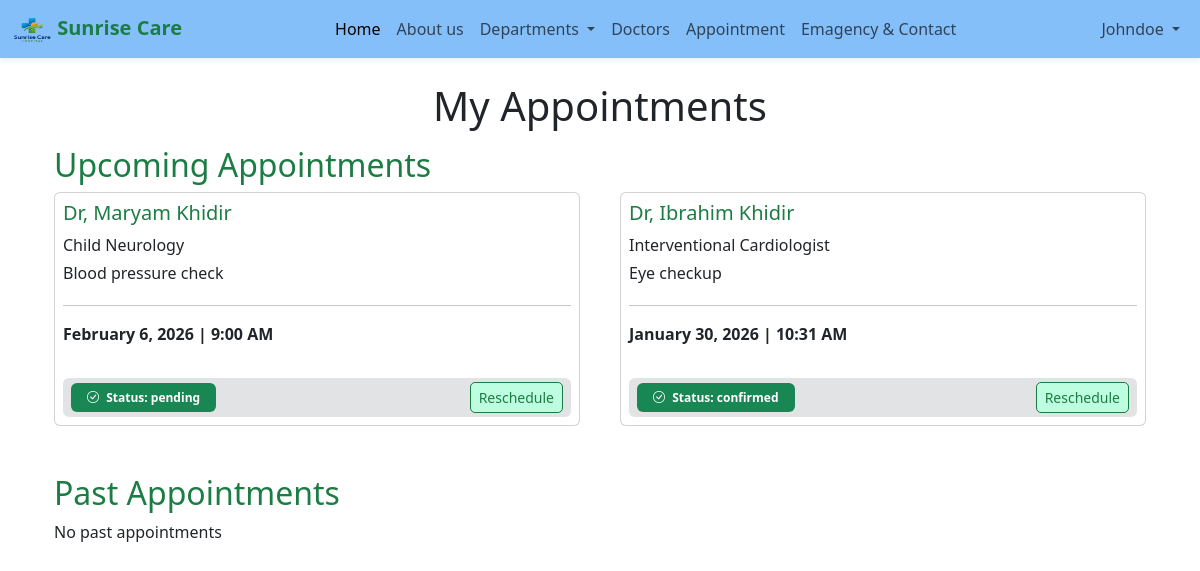
The app's page /dashboard/view_appointments/ (signed in) with its own data.
### core/models.py (models this page shows, shortened)
class User(AbstractUser):
    ROLE_CHOICES = (
        ('admin', 'Admin'),
        ('doctor', 'Doctor'),
        ('nurse', 'Nurse'),
        ('patient', 'Patient'),
    )
    role = models.CharField(max_length=20, choices=ROLE_CHOICES)
    phone = models.CharField(max_length=15, blank=True)
    address = models.TextField(blank=True)
    @property
    def is_doctor(self):
        return self.role == 'doctor'

class Appointment(models.Model):
    STATUS_CHOICES = (
        ('pending', 'Pending'),
        ('confirmed', 'Confirmed'),
        ('completed', 'Completed'),
        ('cancelled', 'Cancelled'),
    )
    patient = models.ForeignKey(Patient, on_delete=models.CASCADE)
    doctor = models.ForeignKey(Doctor, on_delete=models.CASCADE)
    appointment_date = models.DateField()
    appointment_time = models.TimeField()
    reason = models.TextField(blank=True)
    status = models.CharField(max_length=20, choices = STATUS_CHOICES, default='pending')
    created_at = models.DateTimeField(auto_now_add=True)

class Doctor(models.Model):
    user = models.OneToOneField(User, on_delete=models.CASCADE, limit_choices_to={'role': 'doctor'})
    department = models.ForeignKey(Department, on_delete=models.SET_NULL, null=True)
    photo = models.ImageField(
        upload_to='photos/')
    specialization = models.CharField(max_length=100)
    experience_years = models.PositiveIntegerField(default=0)

### dashboard/views.py (the view)
# urls.py: path('view_appointments/', views.view_appointments, name='view_appointments'),
@login_required
def view_appointments(request):
    user = request.user
    all_appointments = Appointment.objects.filter(patient__user=user).order_by('-created_at')
    upcoming_appointments = all_appointments.filter(status__in=['pending', 'confirmed'])
    past_appointments = all_appointments.filter(status__in=['completed', 'cancelled'])
    return render(request, 'view_appointments.html', {
        'upcoming_appointments': upcoming_appointments,
        'past_appointments': past_appointments
    })

### dashboard/templates/view_appointments.html (shortened to what this page needs)
{% extends 'base.html' %}
{% block content %}
<div class="container mt-4">
    <h1 class="text-center">My Appointments</h1>
  <div class="container view-appointments">
    <h2 class="mt-3">Upcoming Appointments</h2>
    <div class="row gap-3">
      {% for appt in upcoming_appointments %}
      <div class="col">
        <div class="card p-2">
          <h5>Dr, {{ appt.doctor.user.get_full_name }}</h5>
          <p class="mb-1">{{ appt.doctor.specialization }}</p>
          <p class="mb-1">{{ appt.reason }}</p><hr>
          <p class="fw-bold">{{ appt.appointment_date|date:"F j, Y" }} | {{ appt.appointment_time|time:"g:i A" }}</p>
          <div class="d-flex justify-content-between align-items-center mt-3 bg-secondary-subtle py-1 px-2 rounded-2">
            <span class="badge bg-success px-3 py-2">
              <i class="bi bi-check-circle me-1"></i>
              Status: {{appt.status}}
            </span>
            <button class=" btn status btn-sm">Reschedule</button>
          </div>
        </div>
      </div>
      {% empty %}
      <p>No upcoming appointments</p>
      {% endfor %}
    </div>
  </div>
  <div class="container view-appointments">
    <h2 class="mt-5">Past Appointments</h2>
    <div class="row">
      {% for appt in past_appointments %}
      <div class="col mb-3">
        <div class="card p-2">
          <h5>Dr, {{ appt.doctor.user.get_full_name }}</h5>
          <p class="mb-1">{{ appt.doctor.specialization }}</p><hr>
          <p class="fw-bold">{{ appt.appointment_date|date:"F j, Y" }} | {{ appt.appointment_time|time:"g:i A" }}</p>
          <div class="d-flex justify-content-between align-items-center mt-3 bg-secondary-subtle py-1 px-2 rounded-2">
            {% if appt.status == 'completed' %}
            <span class="badge bg-secondary px-3 py-2">
              <i class="bi bi-check-circle me-1"></i>
              Status: {{appt.status}}
            </span>
            {% elif appt.status == 'cancelled' %}
            <span class="badge bg-danger px-3 py-2">
            <i class="bi bi-check-circle me-1"></i>
              Status: {{appt.status}}
            </span>
            {% endif %}
            <button class=" btn status btn-sm">View details</button>
          </div>
        </div>
      </div>
      {% empty %}
      <p>No past appointments</p>
      {% endfor %}
    </div>
  </div>
</div>
{% endblock %}

### core/templates/base.html (shortened to what this page needs)
{% load static %}
<!DOCTYPE html>
<html lang="en">
<head>
    <link href="https://cdn.jsdelivr.net/npm/bootstrap@5.3.8/dist/css/bootstrap.min.css" rel="stylesheet">
    <link rel="stylesheet" href="{% static 'style.css' %}">
    <link rel="stylesheet" href="https://cdnjs.cloudflare.com/ajax/libs/font-awesome/7.0.1/css/all.min.css" />
</head>
<body>
<nav class="navbar navbar-expand-lg shadow-sm sticky-top">
  <div class="container-fluid">
    <a class="navbar-brand" href="{% url 'home' %}">
      <img src="{% static 'logo.png' %}" alt="logo" width="40" height="30">
      <div class="d-inline logo">Sunrise Care</div>
    </a>
    <div class="collapse navbar-collapse" id="navbarSupportedContent">
      <ul class="navbar-nav mx-auto mb-2 mb-lg-0">
        <li class="nav-item">
          <a class="nav-link active" aria-current="page" href="{% url 'home' %}">Home</a>
        </li>
        <li class="nav-item">
          <a class="nav-link" href="{% url 'about' %}">About us</a>
        </li>
        <li class="nav-item dropdown">
          <a class="nav-link dropdown-toggle" href="#" role="button" data-bs-toggle="dropdown" aria-expanded="false">
            Departments
          </a>
        </li>
        <li class="nav-item">
          <a class="nav-link" href="{% url 'doctors' %}">Doctors</a>
        </li>
        <li class="nav-item">
          <a class="nav-link" href="{% url 'appointment' %}">Appointment</a>
        </li>
        <li class="nav-item">
          <a class="nav-link" href="{% url 'contact' %}">Emagency & Contact</a>
        </li>
      </ul>
      <ul class="navbar-nav">
        <li class="nav-item dropdown">
          <a class="nav-link dropdown-toggle" href="#" id="navbarDropdown" role="button" data-bs-toggle="dropdown" aria-expanded="false">
            {% if user.is_authenticated %}
            {{user.username}}
            {% else %}
             Guest
            {% endif %}
          </a>
        </li>
      </ul>
    </div>
  </div>
</nav>
{% block content %}
{% endblock %}
<link rel="stylesheet" href="https://cdn.jsdelivr.net/npm/bootstrap-icons/font/bootstrap-icons.css">
<body>
</body>
</html>

### core/static/style.css (style rules this page uses)
:root { --color-white: #ffffff; --color-blue: hsl(210, 91%, 75%); --color-green: hsl(145, 63%, 30%); }
body { margin: 0; padding: 0; overflow-x: hidden; }
html { margin: 0; padding: 0; }
nav { background-color: var(--color-blue) !important; margin: 0; padding: 0; }
.navbar-brand { color: hsl(145, 63%, 30%) !important; font-weight: 600; font-size: 20px; }
.btn { background-color: var(--color-green); color: var(--color-white); border: solid 1px hsl(145, 63%, 29%); border-radius: 5px !important; transition: 1.5s ease-in-out !important; }
.view-appointments h2 { color: var(--color-green); }
.view-appointments h5 { color: var(--color-green); }
.view-appointments .status { background-color: hsl(152, 97%, 87%); color: var(--color-green); }

### records on screen
User: username "Johndoe"
Appointment: doctor.user.get_full_name "Maryam Khidir", doctor.specialization "Child Neurology", reason "Blood pressure check", appointment_date "February 6, 2026", appointment_time "9:00 AM", status "pending"
Appointment: doctor.user.get_full_name "Ibrahim Khidir", doctor.specialization "Interventional Cardiologist", reason "Eye checkup", appointment_date "January 30, 2026", appointment_time "10:31 AM", status "confirmed"
